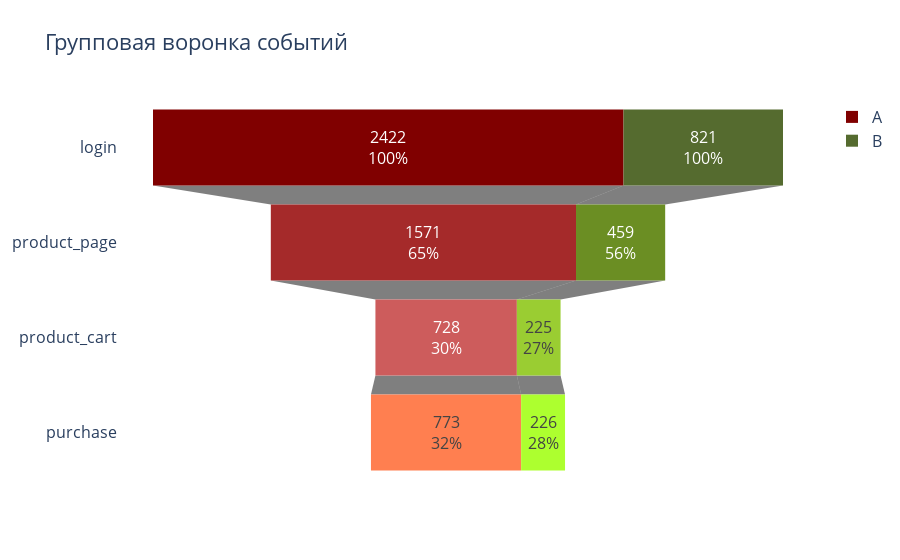

Source (notebook cell):
### Markdown cell above
**Построим воронку событий по группам**

### Code cell
# посчитаем количество пользовотелей на каждом шаге события в каждой группе
all_group = (data
             .pivot_table(index='event_name'
                          , columns='group'
                          ,values='user_id'
                          ,aggfunc='nunique')
            )
all_group['rank'] = [0,2,1,3]
all_group = all_group.sort_values('rank', ascending=True)

# и построим групповую воронку
fig = go.Figure()

fig.add_trace(go.Funnel(
    name = 'A',
    y = all_group.index,
    x = all_group['A'],
    textinfo = "value+percent initial",
    marker = {"color": ["maroon", "brown", "indianred", "coral"]})
    )

fig.add_trace(go.Funnel(
    name = 'B',
    orientation = "h",
    y = all_group.index,
    x = all_group['B'],
    textposition = "inside",
    textinfo = "value+percent initial",
    marker = {"color": ["darkolivegreen", "olivedrab", "yellowgreen", "greenyellow"]}))

fig.update_layout(
    title="Групповая воронка событий",
    font=dict(size=16)
)

### Figure 1 — Plotly figure (JSON) as saved in the notebook; plotly's stock layout.template omitted (floating-point values rounded to 4 significant figures)
{"data": [{"marker": {"color": ["maroon", "brown", "indianred", "coral"]}, "name": "A", "textinfo": "value+percent initial", "type": "funnel", "x": [2422, 1571, 728, 773], "y": ["login", "product_page", "product_cart", "purchase"]}, {"marker": {"color": ["darkolivegreen", "olivedrab", "yellowgreen", "greenyellow"]}, "name": "B", "orientation": "h", "textinfo": "value+percent initial", "textposition": "inside", "type": "funnel", "x": [821, 459, 225, 226], "y": ["login", "product_page", "product_cart", "purchase"]}], "layout": {"font": {"size": 16}, "title": {"text": "Групповая воронка событий"}}}
